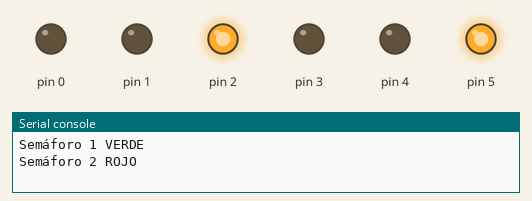
Simulated run of this program. Board: MicroPython board. On the bench: output pins drawn as LEDs (lit = HIGH), the last lines printed to the serial console.

Above: at 2.5 s.
At 6.0 s:
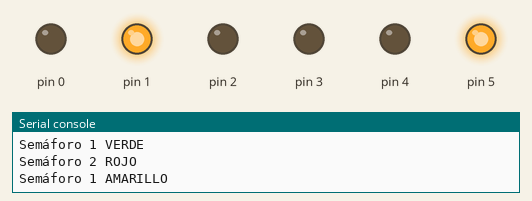
At 9.5 s:
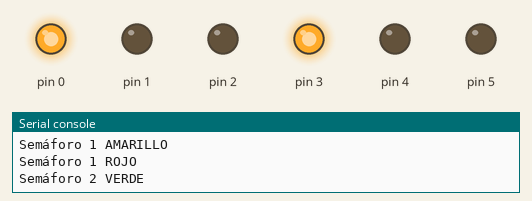
At 13.0 s:
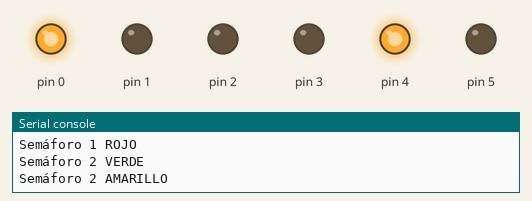
Timing chart, 0 to 18.2 s (numbered marks = the images above):
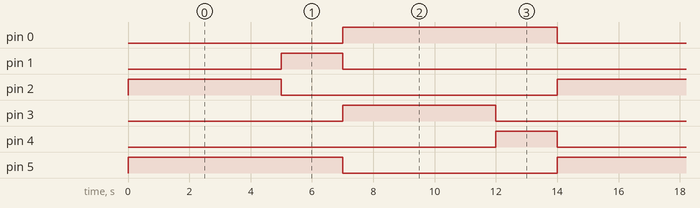

Measured:
- by itself, pin 0, pin 5: alternates HIGH for 7.0 s and LOW for 7.0 s
- by itself, pin 1, pin 4: alternates HIGH for 2.0 s and LOW for 12.0 s
- by itself, pin 2, pin 3: alternates HIGH for 5.0 s and LOW for 9.0 s

The program:

Main.py
```python
import uasyncio as asyncio
from Semaforo import Semaforo

class Main:
    def __init__(self) -> None:
        pass

    async def main(self):
        # Pines para el primer semáforo
        pin_rojo1 = 0
        pin_amarillo1 = 1
        pin_verde1 = 2
        semaforo1 = [True, pin_rojo1, pin_amarillo1, pin_verde1]

        # Pines para el segundo semáforo
        pin_rojo2 = 5
        pin_amarillo2 = 4
        pin_verde2 = 3
        semaforo2 = [False, pin_rojo2, pin_amarillo2, pin_verde2]

        # Crear los objetos semáforos
        obj_semaforo1 = Semaforo(semaforo1[0], semaforo1[1], semaforo1[2], semaforo1[3])
        obj_semaforo2 = Semaforo(semaforo2[0], semaforo2[1], semaforo2[2], semaforo2[3])

        # Crear tareas para los semáforos
        tarea_semaforo1 = asyncio.create_task(obj_semaforo1.encender_semaforo())
        tarea_semaforo2 = asyncio.create_task(obj_semaforo2.encender_semaforo())

        # Ejecutar las tareas en paralelo
        await asyncio.gather(
            tarea_semaforo1,
            tarea_semaforo2
        )

# Llamada al main
if __name__ == '__main__':
    asyncio.run(Main().main())
```

Semaforo.py
```python
from machine import Pin
import uasyncio as asyncio

class Semaforo:
    def __init__(self, inicial, r, a, v):
        self.rojo = Pin(r, Pin.OUT)
        self.amarillo = Pin(a, Pin.OUT)
        self.verde = Pin(v, Pin.OUT)
        self.inicial = inicial

    async def encender_semaforo(self):
        if self.inicial:
            while True:
                self.verde.value(1)
                self.amarillo.value(0)
                self.rojo.value(0)
                print('Semáforo 1 VERDE')
                await asyncio.sleep(5)
                self.verde.value(0)

                self.amarillo.value(1)
                print('Semáforo 1 AMARILLO')
                await asyncio.sleep(2)
                self.amarillo.value(0)

                self.rojo.value(1)
                print('Semáforo 1 ROJO')
                await asyncio.sleep(7)
                self.rojo.value(0)
        else:
            while True:
                self.rojo.value(1)
                self.amarillo.value(0)
                self.verde.value(0)
                print('Semáforo 2 ROJO')
                await asyncio.sleep(7)
                self.rojo.value(0)

                self.verde.value(1)
                print('Semáforo 2 VERDE')
                await asyncio.sleep(5)
                self.verde.value(0)

                self.amarillo.value(1)
                print('Semáforo 2 AMARILLO')
                await asyncio.sleep(2)
                self.amarillo.value(0)
```
